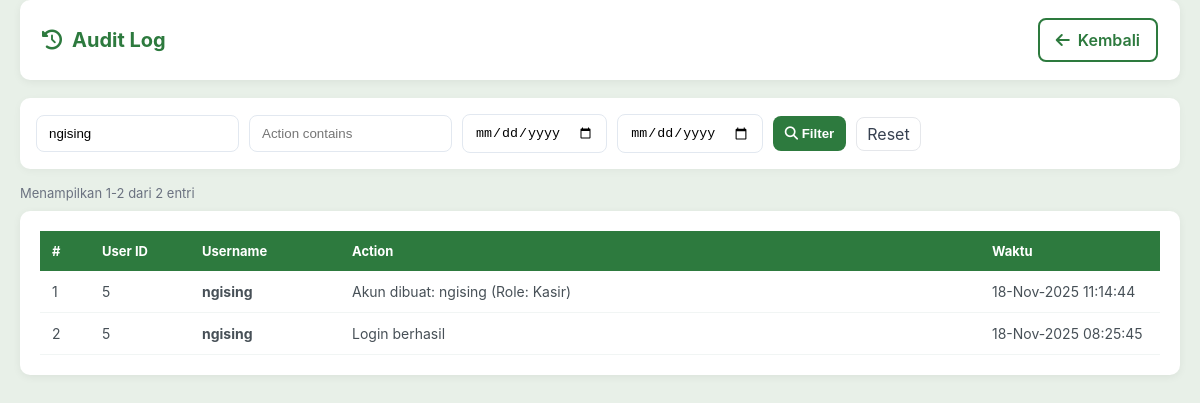
The app's page /audit_log.php?username=ngising (signed in), older data.
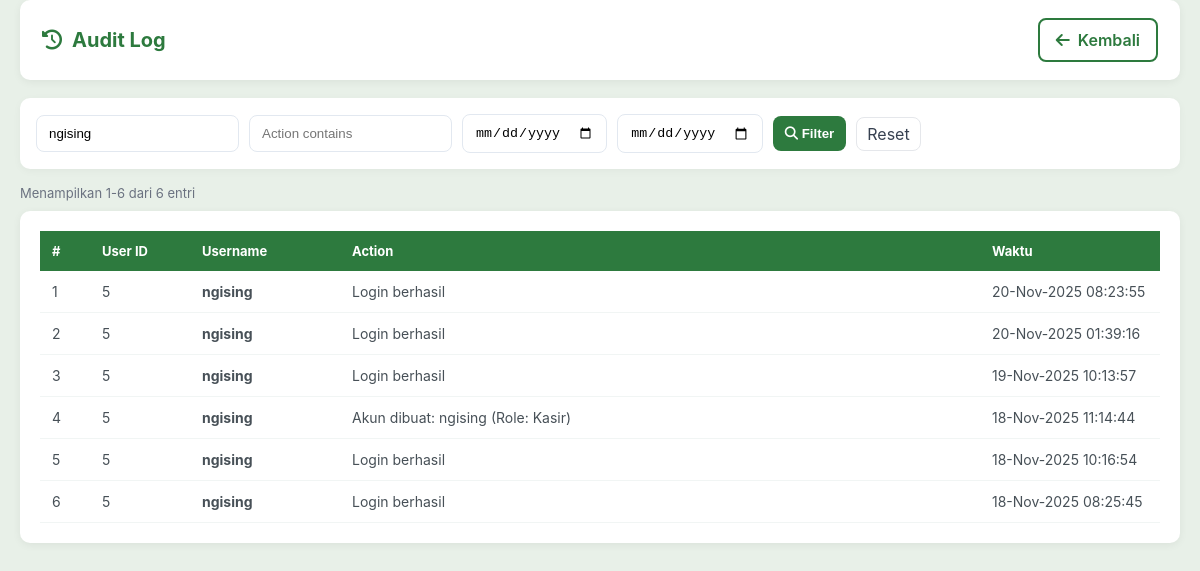
The same page, newer data.
### tables this page shows
CREATE TABLE `audit_log` (
  `id` int(11) NOT NULL,
  `user_id` int(11) NOT NULL,
  `username` varchar(100) NOT NULL,
  `action` varchar(255) NOT NULL,
  `ip_address` varchar(50) DEFAULT NULL,
  `timestamp` datetime DEFAULT current_timestamp()
);

### config/conn_db.php (called while the page is built, shortened)
<?php
function clean_input($data) {
    $data = trim($data);
    $data = stripslashes($data);
    $data = htmlspecialchars($data, ENT_QUOTES, 'UTF-8');
    return $data;
}
?>

### audit_log.php (the view, shortened to what this page needs)
<?php
require_once 'config/conn_db.php';
$username = isset($_GET['username']) ? clean_input($_GET['username']) : '';
$actionq = isset($_GET['action_q']) ? clean_input($_GET['action_q']) : '';
$date_from = isset($_GET['date_from']) ? clean_input($_GET['date_from']) : '';
$date_to = isset($_GET['date_to']) ? clean_input($_GET['date_to']) : '';
$page = max(1, intval($_GET['page'] ?? 1));
$perPage = 20;
$conds = [];
if ($username !== '') $conds[] = "username LIKE '%" . $conn->real_escape_string($username) . "%'";
$where = '';
if (count($conds) > 0) $where = 'WHERE ' . implode(' AND ', $conds);
$countRes = mysqli_query($conn, "SELECT COUNT(*) AS total FROM audit_log $where");
$total = 0;
if ($countRes) {
    $r = mysqli_fetch_assoc($countRes);
    $total = intval($r['total']);
}
$offset = ($page - 1) * $perPage;
$sql = "SELECT * FROM audit_log $where ORDER BY timestamp DESC LIMIT $offset, $perPage";
$res = mysqli_query($conn, $sql);
?>
<!DOCTYPE html>
<html lang="id">
<head>
    <link rel="stylesheet" href="https://cdnjs.cloudflare.com/ajax/libs/font-awesome/6.4.0/css/all.min.css">
</head>
<body>
    <div class="container">
        <div class="header">
            <h2><i class="fas fa-history"></i> Audit Log</h2>
            <div class="page-actions">
                <a href="dashboard.php" class="btn btn-outline"><i class="fas fa-arrow-left"></i> Kembali</a>
            </div>
        </div>
        <div class="form-filters">
            <form method="get" style="display:flex; gap:10px; align-items:center; flex-wrap:wrap; width:100%;">
                <input type="text" name="username" placeholder="Username" value="<?php echo htmlspecialchars($username); ?>">
                <input type="text" name="action_q" placeholder="Action contains" value="<?php echo htmlspecialchars($actionq); ?>">
                <input type="date" name="date_from" value="<?php echo htmlspecialchars($date_from); ?>">
                <input type="date" name="date_to" value="<?php echo htmlspecialchars($date_to); ?>">
                <button type="submit"><i class="fas fa-search"></i> Filter</button>
                <a href="audit_log.php" class="page-link">Reset</a>
            </form>
        </div>
        <div class="small muted" style="margin:10px 0;">
            Menampilkan <?php echo ($total>0?($offset+1)."-".min($offset+$perPage,$total):"0"); ?> dari <?php echo $total; ?> entri
        </div>
        <div class="table-wrap">
            <table>
                <thead>
                    <tr>
                        <th style="width:50px;">#</th>
                        <th style="width:100px;">User ID</th>
                        <th style="width:150px;">Username</th>
                        <th>Action</th>
                        <th style="width:180px;">Waktu</th>
                    </tr>
                </thead>
                <tbody>
                    <?php if ($res && mysqli_num_rows($res) > 0): $no = $offset + 1; while ($row = mysqli_fetch_assoc($res)): ?>
                    <tr>
                        <td><?php echo $no++; ?></td>
                        <td><?php echo htmlspecialchars($row['user_id']); ?></td>
                        <td><strong><?php echo htmlspecialchars($row['username']); ?></strong></td>
                        <td><?php echo htmlspecialchars($row['action']); ?></td>
                        <td><?php echo date('d-M-Y H:i:s', strtotime($row['timestamp'])); ?></td>
                    </tr>
                    <?php endwhile; else: ?>
                    <tr><td colspan="5" class="muted" style="text-align:center; padding:20px;">
                        <i class="fas fa-inbox"></i> Belum ada data audit log.
                    </td></tr>
                    <?php endif; ?>
                </tbody>
            </table>
        </div>
    </div>
</body>
</html>

### audit_log.php (style rules this page uses)
* { margin:0; padding:0; box-sizing: border-box; }
body { font-family: 'Inter', sans-serif; background: #e8f0e8; min-height: 100vh; }
.container { max-width: 100%; margin: 0; padding: 0 20px 40px; }
.header { background: white; padding: 18px 22px; border-radius: 10px; margin-bottom: 18px; box-shadow: 0 2px 8px rgba(0,0,0,0.06); display: flex; justify-content: space-between; align-items: center; gap: 12px; }
.header h2 { color: #2d7a3e; font-size: 20px; display:flex; align-items:center; gap:10px; }
.page-actions { display:flex; gap:10px; }
.btn { padding: 10px 16px; border-radius: 8px; cursor: pointer; border: none; font-weight: 600; display:inline-flex; align-items:center; gap:8px; text-decoration:none; transition: all 0.3s ease; }
.btn-outline { background: white; border: 2px solid #2d7a3e; color: #2d7a3e; }
.form-filters { background: white; padding: 16px; border-radius: 10px; box-shadow: 0 2px 8px rgba(0,0,0,0.04); margin-bottom: 16px; display:flex; gap:10px; flex-wrap:wrap; align-items:center; }
.form-filters input[type=text], .form-filters input[type=date] { padding:10px 12px; border:1px solid #e2e8f0; border-radius:8px; }
.form-filters button { padding:10px 12px; border-radius:8px; border:none; background:#2d7a3e; color:white; cursor:pointer; font-weight: 600; }
.table-wrap { background: white; padding: 20px; border-radius: 10px; box-shadow: 0 2px 8px rgba(0,0,0,0.06); overflow-x:auto; }
table { width:100%; border-collapse: collapse; min-width: 720px; }
thead th { background: #2d7a3e; color: white; padding:12px; text-align:left; font-size:13px; }
tbody td { padding:12px; border-bottom:1px solid #f1f5f4; color:#475057; font-size:14px; }
.muted { color:#6b7280; font-size:13px; }
.page-link { padding:6px 10px; border-radius:8px; border:1px solid #e5e7eb; background:white; text-decoration:none; color:#374151; transition: all 0.3s ease; }

Row changes from the older to the newer data that the page shows:
added audit_log: user "5", username "ngising", action "Login berhasil", timestamp "20-Nov-2025 08:23:55"
added audit_log: user "5", username "ngising", action "Login berhasil", timestamp "20-Nov-2025 01:39:16"
added audit_log: user "5", username "ngising", action "Login berhasil", timestamp "19-Nov-2025 10:13:57"
added audit_log: user "5", username "ngising", action "Login berhasil", timestamp "18-Nov-2025 10:16:54"
Text that changed along with them:
min($offset+$perPage,$total): "2" → "6"
$total: "2" → "6"
